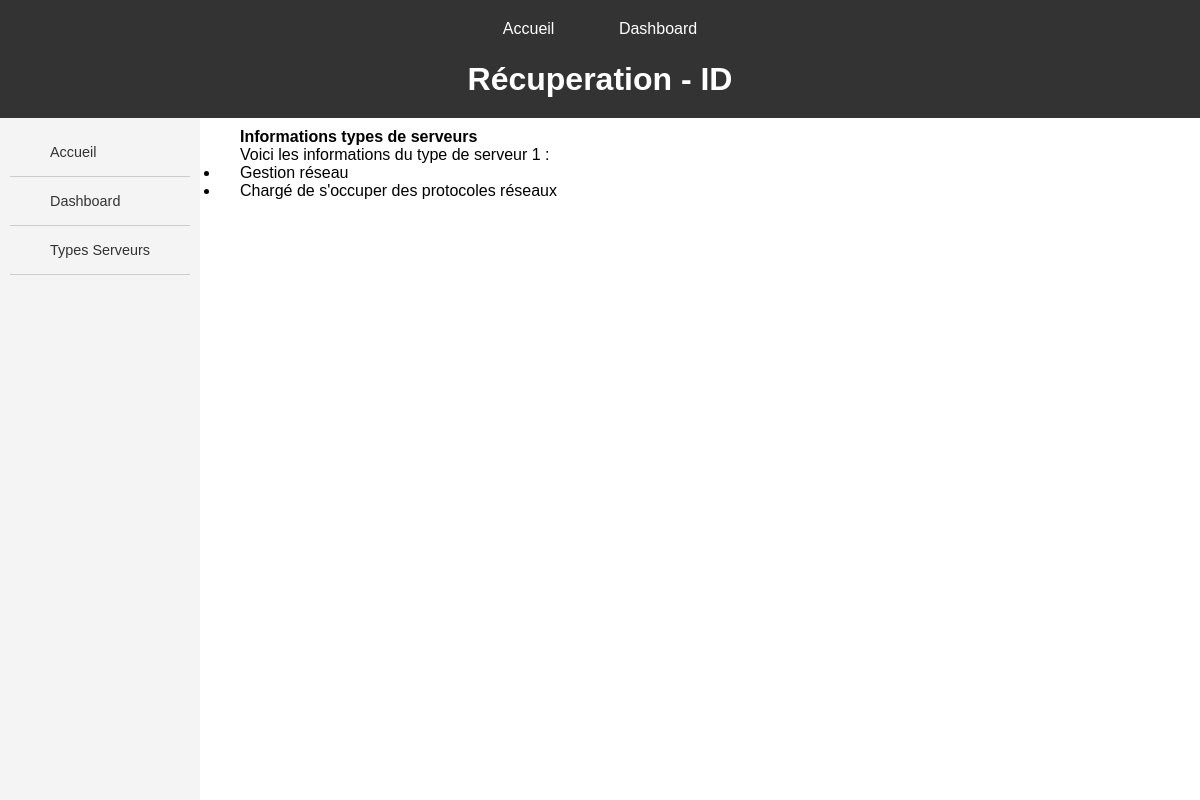
The page /server_types/1/ on the database as committed earlier.
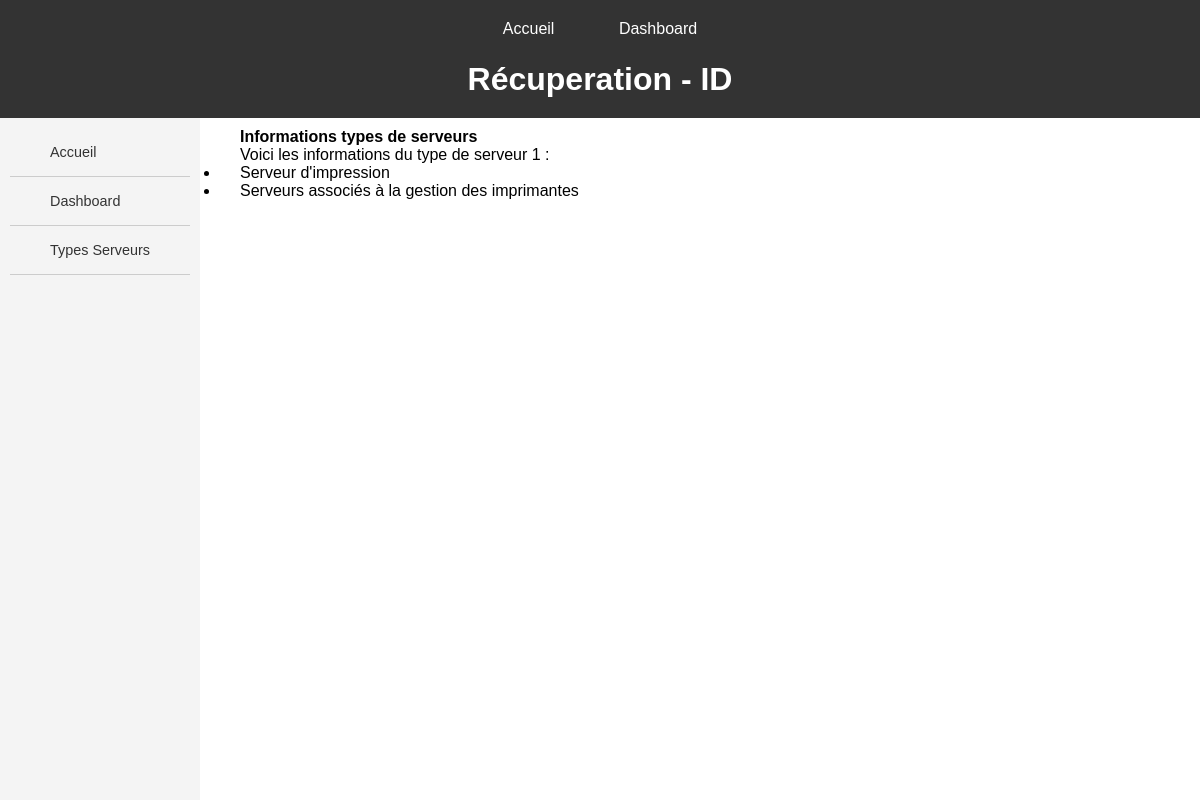
The same page on the database as committed later.
### servops/models.py (models this page shows, shortened)
class ServerType(models.Model):
    type = models.CharField(max_length=200)
    description = models.TextField()

### servops/views.py (the view)
# urls.py: path('server_types/<int:id>/', views.AfficheServerTypeView, name="affiche_server_type"),
def AfficheServerTypeView(request, id):
    server_type = ServerType.objects.get(id=id)
    return render(request, 'servops/CRUD/CRUD_type_serveurs/affiche_type.html', {'server_type': server_type})

### servops/templates/servops/CRUD/CRUD_type_serveurs/affiche_type.html (shortened to what this page needs)
{% extends 'servops/MAIN/main_dashboard.html' %}
{% block header %}Récuperation - ID{% endblock %}
{% block sidebar %}
    <ul>
        <li><a href="{% url 'index' %}">Accueil</a></li>
        <li><a href="{% url 'dashboard' %}">Dashboard</a></li>
        <li><a href="{% url 'server_types_crud' %}">Types Serveurs</a></li>
    </ul>
{% endblock %}
{% block content %}
    <h2>Informations types de serveurs</h2>
    <p>Voici les informations du type de serveur {{ server_type.id }} :</p>
    <ul>
        <li><p>{{server_type.type}}</p></li>
        <li><p>{{server_type.description}}</p></li>
    </ul>
{% endblock %}

Rows that differ between the two databases and show on the page:
changed ServerType id 1: type "Gestion réseau" → "Serveur d'impression"; description "Chargé de s'occuper des protocoles réseaux" → "Serveurs associés à la gestion des imprimantes"
